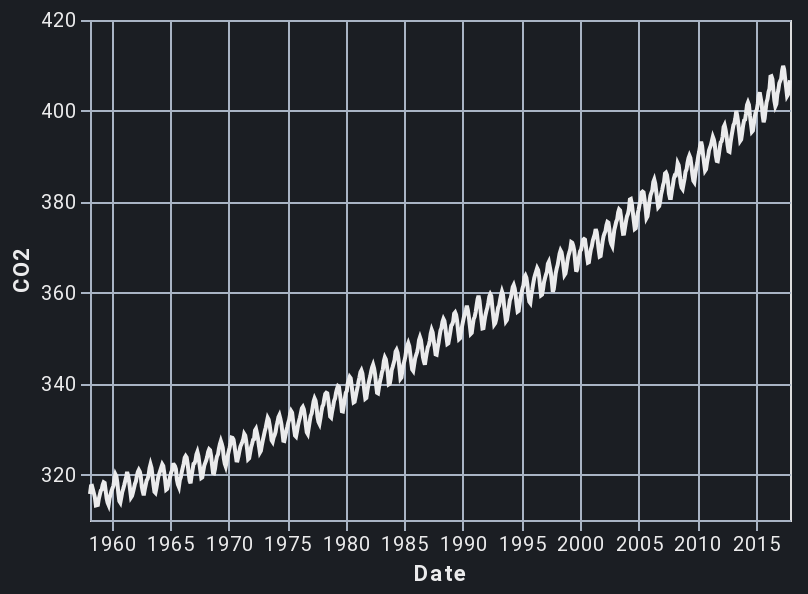

Write notebook code for a chart like this one.
### Markdown cell above
## Altair - CarbonPlan Dark

### Code cell
alt.themes.enable('carbonplan_dark')
alt.Chart(df).mark_line().encode(
    x='Date:T',
    y=alt.Y('CO2:Q', scale=alt.Scale(domain=(310, 420))
    )
).properties(width=350, height=250)

### Figure 1 — Vega-Lite specification as saved in the notebook (floating-point values rounded to 4 significant figures; data arrays with more than 128 entries replaced by an {"elided": "..."} marker saying what was removed)
{"config": {"arc": {"fill": "#ebebec"}, "area": {"fill": "#ebebec"}, "axisBand": {"grid": false}, "axisBottom": {"domainColor": "#a9b4c4", "gridColor": "#a9b4c4", "tickColor": "#a9b4c4", "labelFont": "relative-faux-book-pro, Roboto, system-ui, -apple-system, BlinkMacSystemFont", "titleFont": "relative-faux-book-pro, Roboto, system-ui, -apple-system, BlinkMacSystemFont", "labelColor": "#ebebec", "titleColor": "#ebebec"}, "axisLeft": {"domainColor": "#a9b4c4", "gridColor": "#a9b4c4", "tickColor": "#a9b4c4", "labelFont": "relative-faux-book-pro, Roboto, system-ui, -apple-system, BlinkMacSystemFont", "titleFont": "relative-faux-book-pro, Roboto, system-ui, -apple-system, BlinkMacSystemFont", "labelColor": "#ebebec", "titleColor": "#ebebec"}, "axisRight": {"domainColor": "#a9b4c4", "gridColor": "#a9b4c4", "tickColor": "#a9b4c4", "labelFont": "relative-faux-book-pro, Roboto, system-ui, -apple-system, BlinkMacSystemFont", "titleFont": "relative-faux-book-pro, Roboto, system-ui, -apple-system, BlinkMacSystemFont", "labelColor": "#ebebec", "titleColor": "#ebebec"}, "axisTop": {"domainColor": "#a9b4c4", "gridColor": "#a9b4c4", "tickColor": "#a9b4c4", "labelFont": "relative-faux-book-pro, Roboto, system-ui, -apple-system, BlinkMacSystemFont", "titleFont": "relative-faux-book-pro, Roboto, system-ui, -apple-system, BlinkMacSystemFont", "labelColor": "#ebebec", "titleColor": "#ebebec"}, "background": "#1b1e23", "group": {"fill": "#1b1e23"}, "legend": {"labelFont": "relative-faux-book-pro, Roboto, system-ui, -apple-system, BlinkMacSystemFont", "symbolSize": 200, "symbolType": "circle", "titleFont": "relative-faux-book-pro, Roboto, system-ui, -apple-system, BlinkMacSystemFont"}, "line": {"color": "#ebebec", "stroke": "#ebebec"}, "trail": {"color": "#ebebec", "stroke": "#ebebec"}, "path": {"stroke": "#ebebec"}, "point": {"filled": true, "color": "#ebebec", "size": 200, "cursor": "pointer"}, "range": {"category": ["#f07071", "#ea9755", "#d4c05e", "#7eb36a", "#64b9c4", "#85a2f7", "#bc85d9", "#e587b6", "#a9b4c4"]}, "symbol": {"shape": "circle"}, "style": {"bar": {"fill": "#ebebec"}, "text": {"font": "relative-faux-book-pro, Roboto, system-ui, -apple-system, BlinkMacSystemFont", "fontWeight": 400}}, "title": {"anchor": "start", "fontWeight": 400, "font": "relative-faux-book-pro, Roboto, system-ui, -apple-system, BlinkMacSystemFont"}, "header": {"fontWeight": 400, "labelFont": "relative-faux-book-pro, Roboto, system-ui, -apple-system, BlinkMacSystemFont", "titleFont": "relative-faux-book-pro, Roboto, system-ui, -apple-system, BlinkMacSystemFont"}}, "data": {"name": "data-946712349ca5a7e016b310e6657241e8"}, "mark": "line", "encoding": {"x": {"type": "temporal", "field": "Date"}, "y": {"type": "quantitative", "field": "CO2", "scale": {"domain": [310, 420]}}}, "height": 250, "width": 350, "$schema": "https://vega.github.io/schema/vega-lite/v4.0.2.json", "datasets": {"data-946712349ca5a7e016b310e6657241e8": {"elided": "713 records"}}}
